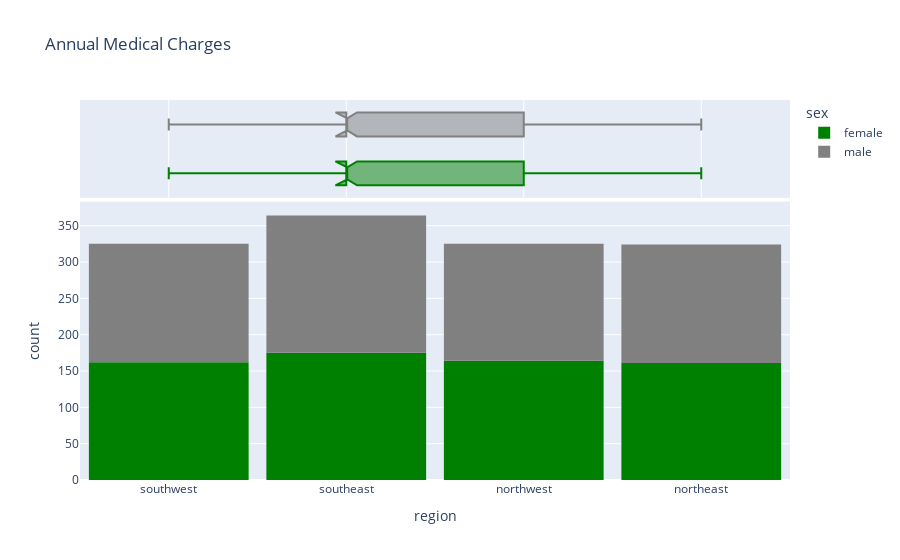

Here is the notebook cell this chart was saved with:
### Code cell
fig = px.histogram(medical_df,
                   x='region',
                   marginal='box',
                   color='sex',
                   color_discrete_sequence=['green','grey'],
                   title='Annual Medical Charges')
fig.update_layout(bargap=0.1)
fig.show()

### Figure 1 — Plotly figure (JSON) as saved in the notebook; plotly's stock layout.template omitted (floating-point values rounded to 4 significant figures; data arrays with more than 128 entries replaced by an {"elided": "..."} marker saying what was removed)
{"data": [{"bingroup": "x", "hovertemplate": "sex=female<br>region=%{x}<br>count=%{y}<extra></extra>", "legendgroup": "female", "marker": {"color": "green", "pattern": {"shape": ""}}, "name": "female", "orientation": "v", "showlegend": true, "type": "histogram", "x": {"elided": "662 str values"}, "xaxis": "x", "yaxis": "y"}, {"hovertemplate": "sex=female<br>region=%{x}<extra></extra>", "legendgroup": "female", "marker": {"color": "green"}, "name": "female", "notched": true, "showlegend": false, "type": "box", "x": {"elided": "662 str values"}, "xaxis": "x2", "yaxis": "y2"}, {"bingroup": "x", "hovertemplate": "sex=male<br>region=%{x}<br>count=%{y}<extra></extra>", "legendgroup": "male", "marker": {"color": "grey", "pattern": {"shape": ""}}, "name": "male", "orientation": "v", "showlegend": true, "type": "histogram", "x": {"elided": "676 str values"}, "xaxis": "x", "yaxis": "y"}, {"hovertemplate": "sex=male<br>region=%{x}<extra></extra>", "legendgroup": "male", "marker": {"color": "grey"}, "name": "male", "notched": true, "showlegend": false, "type": "box", "x": {"elided": "676 str values"}, "xaxis": "x2", "yaxis": "y2"}], "layout": {"bargap": 0.1, "barmode": "relative", "legend": {"title": {"text": "sex"}, "tracegroupgap": 0}, "title": {"text": "Annual Medical Charges"}, "xaxis": {"anchor": "y", "domain": [0, 1], "title": {"text": "region"}}, "xaxis2": {"anchor": "y2", "domain": [0, 1], "matches": "x", "showgrid": true, "showticklabels": false}, "yaxis": {"anchor": "x", "domain": [0, 0.7326], "title": {"text": "count"}}, "yaxis2": {"anchor": "x2", "domain": [0.7426, 1], "matches": "y2", "showgrid": false, "showline": false, "showticklabels": false, "ticks": ""}}}
